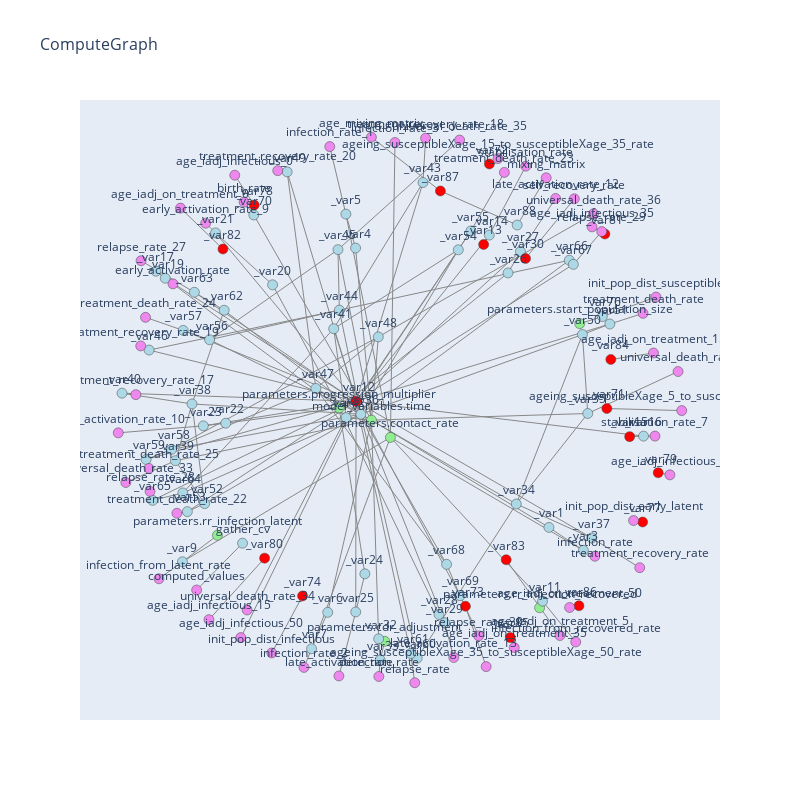

Notebook cell for this chart:
### Code cell
model_0.graph.draw()

### Figure 1 — Plotly figure (JSON) as saved in the notebook; plotly's stock layout.template omitted (floating-point values rounded to 4 significant figures; data arrays with more than 128 entries replaced by an {"elided": "..."} marker saying what was removed)
{"data": [{"hoverinfo": "none", "line": {"color": "#888", "width": 1}, "mode": "lines", "textposition": "top center", "type": "scatter", "x": {"elided": "504 float values"}, "y": {"elided": "504 float values"}}, {"hoverinfo": "text", "hovertext": {"elided": "146 str values"}, "marker": {"color": {"elided": "146 str values"}, "colorscale": [[0, "rgb(255,255,217)"], [0.125, "rgb(237,248,177)"], [0.25, "rgb(199,233,180)"], [0.375, "rgb(127,205,187)"], [0.5, "rgb(65,182,196)"], [0.625, "rgb(29,145,192)"], [0.75, "rgb(34,94,168)"], [0.875, "rgb(37,52,148)"], [1, "rgb(8,29,88)"]], "line": {"width": 0.5}, "reversescale": true, "showscale": false, "size": 10}, "mode": "markers+text", "text": {"elided": "146 str values"}, "textposition": "top center", "type": "scatter", "x": {"elided": "146 float values"}, "y": {"elided": "146 float values"}}], "layout": {"height": 800, "hovermode": "closest", "showlegend": false, "title": {"font": {"size": 16}, "text": "ComputeGraph"}, "width": 800, "xaxis": {"showgrid": false, "showticklabels": false, "zeroline": false}, "yaxis": {"showgrid": false, "showticklabels": false, "visible": false, "zeroline": false}}}
